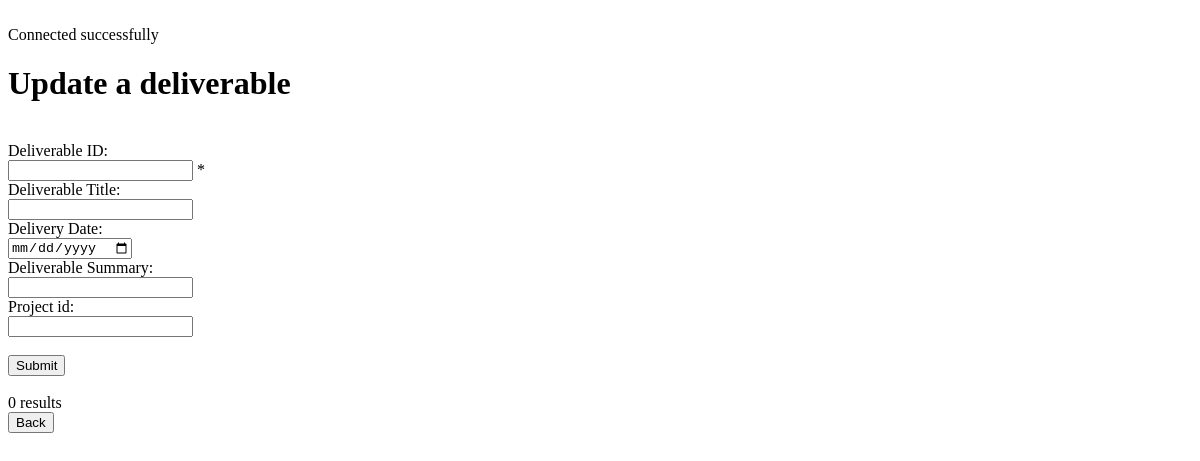
Before: /upd_deliverable.php with the older database file.
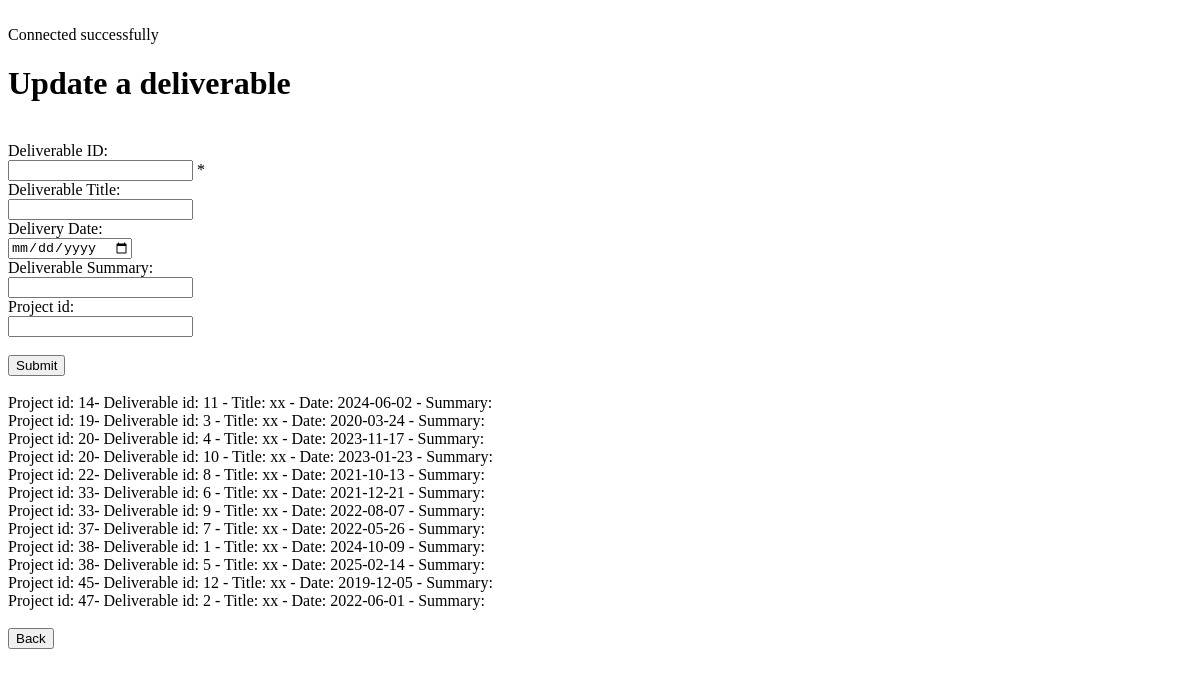
After: the same page with the newer database file.
### tables this page shows
CREATE TABLE deliverable(
  project_id int(10) unsigned NOT NULL,
  CONSTRAINT del_project FOREIGN KEY (project_id) REFERENCES project (project_id) ON UPDATE CASCADE on delete cascade,
  deliverable_id int(10) unsigned NOT NULL AUTO_INCREMENT,
  deliverable_title VARCHAR(45) NOT NULL,
  deliverable_summary VARCHAR(255),
  delivery_date DATE NOT NULL,
  KEY (deliverable_id),
  CONSTRAINT pk_delivery PRIMARY KEY (project_id,deliverable_id)
  );

### upd_deliverable.php (the view, shortened to what this page needs)
<?php
$servername = "localhost";
$socket = 3306;
$dbname = "elidekdb";
$conn = mysqli_connect(hostname: $servername, username: "root",database: $dbname, socket: $socket);
echo "<br>", "Connected successfully", "<br>";
$del_titleErr = $del_dateErr = $proj_idErr = $del_idErr = $valididErr ="";
?>
<html>
<body>
<h1> Update a deliverable </h1>
<br>
<form method="post" action="<?php echo htmlspecialchars($_SERVER["PHP_SELF"]);?>">
	<label for="d_id">Deliverable ID:<label/><br>
	<input type="number" id="d_id" name="del_id">
	<span class="error"><?php echo "* ", $del_idErr;?></span><br>
	<label for="d_name">Deliverable Title:<label/><br>
	<input type="text" id="d_name" name="del_title"><br>
	<label for="d_date">Delivery Date:<label/><br>
	<input type="date" id="d_date" name="del_date"><br>
    <label for="d_sum">Deliverable Summary:<label/><br>
	<input type="text" id="d_sum" name="del_summary"><br>
    <label for="p_id">Project id:<label/><br>
	<input type="text" id="p_id" name="proj_id"><br>
<br>
<input type="submit">
</form><br><br>
<?php
$sql = "SELECT * FROM deliverable";
$result = mysqli_query($conn, $sql);
if (mysqli_num_rows($result) > 0) {
	while($row = mysqli_fetch_assoc($result)) {
		echo "Project id: " . $row["project_id"]. "- Deliverable id: " . $row["deliverable_id"]. " - Title: " . $row["deliverable_title"]. " - Date: " . $row["delivery_date"]. " - Summary: " . $row["deliverable_summary"]. "<br>";
	}
}
else {
	echo "0 results";
}
?>
<br>
<form method="post">
<input type="submit" name="backbutton" class="button" value="Back">
</form>
</body>
</html>

Changed rows visible on the page:
added deliverable: project "14", deliverable "11", deliverable_title "xx", delivery_date "2024-06-02"
added deliverable: project "19", deliverable "3", deliverable_title "xx", delivery_date "2020-03-24"
added deliverable: project "20", deliverable "4", deliverable_title "xx", delivery_date "2023-11-17"
added deliverable: project "20", deliverable "10", deliverable_title "xx", delivery_date "2023-01-23"
added deliverable: project "22", deliverable "8", deliverable_title "xx", delivery_date "2021-10-13"
added deliverable: project "33", deliverable "6", deliverable_title "xx", delivery_date "2021-12-21"
added deliverable: project "33", deliverable "9", deliverable_title "xx", delivery_date "2022-08-07"
added deliverable: project "37", deliverable "7", deliverable_title "xx", delivery_date "2022-05-26"
added deliverable: project "38", deliverable "1", deliverable_title "xx", delivery_date "2024-10-09"
added deliverable: project "38", deliverable "5", deliverable_title "xx", delivery_date "2025-02-14"
added deliverable: project "45", deliverable "12", deliverable_title "xx", delivery_date "2019-12-05"
added deliverable: project "47", deliverable "2", deliverable_title "xx", delivery_date "2022-06-01"
Other visible differences:
text no longer shown: "0 results"
